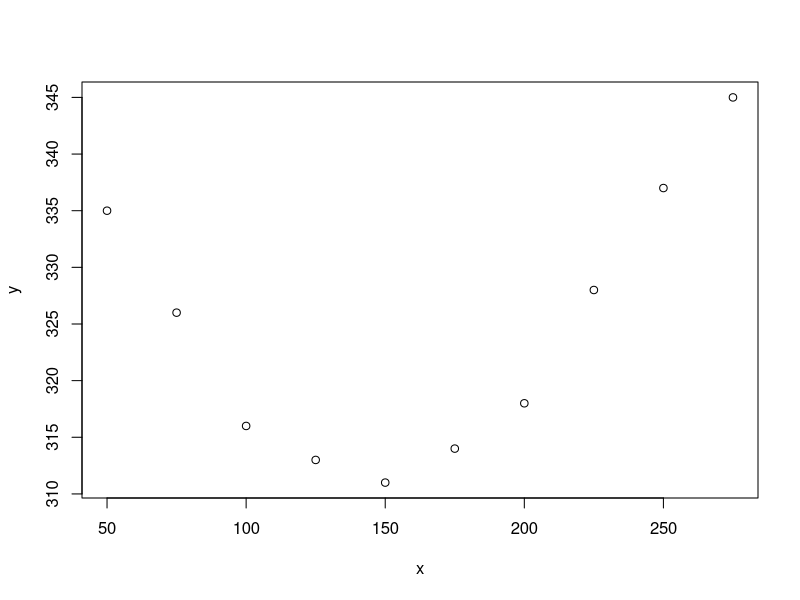

The R source for this figure:
## ---- chunk 1
x=c(50,75,100,125,150,175,200,225,250,275);x;
y=c(335,326,316,313,311,314,318,328,337,345);y;
plot(x,y)
model_1=lm(y~x+I(x^2))
summary(model_1)
Model_2=lm(y~poly(x,2))
Model_2
summary(Model_2)

